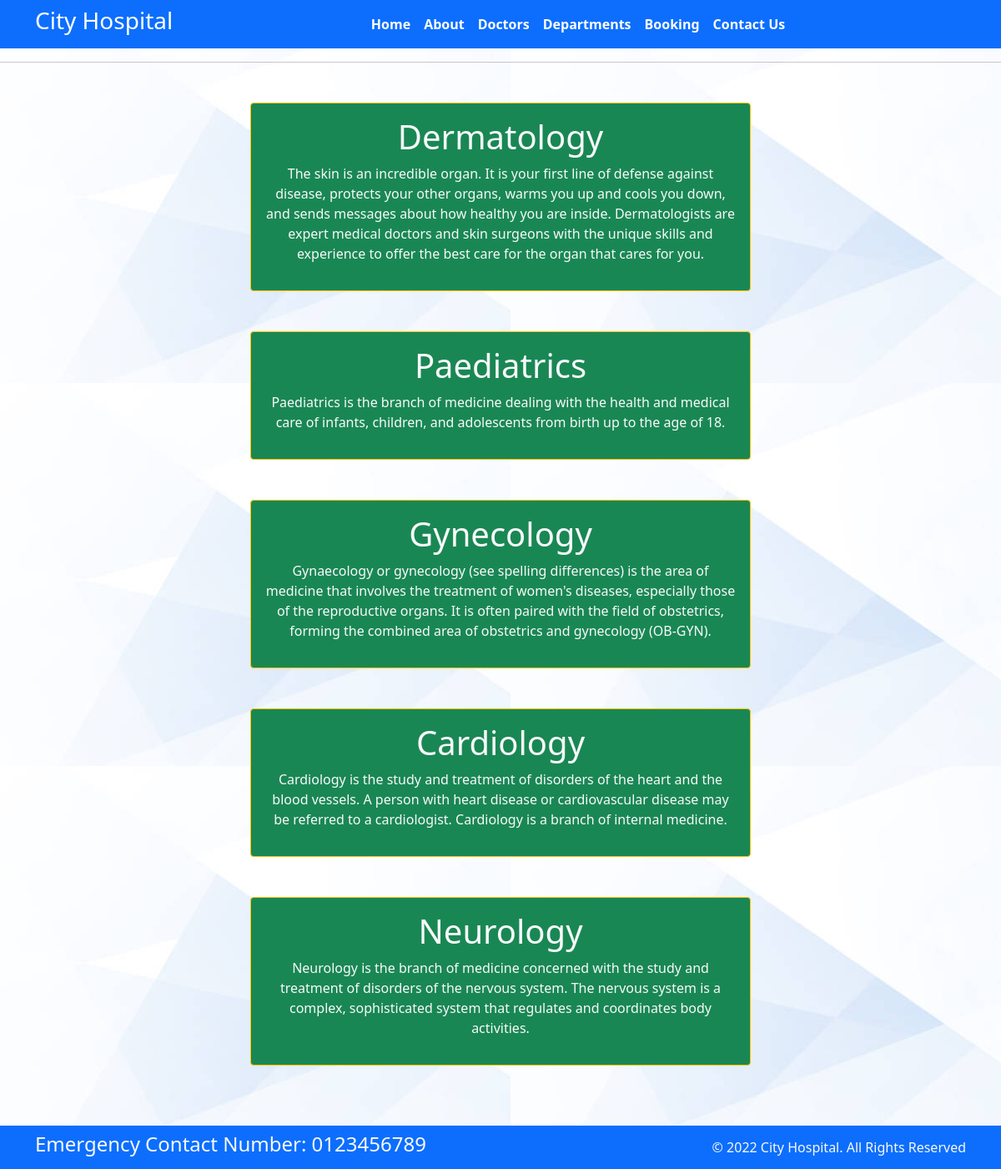
Screenshot of /department with the database file from the repository.
### home/models.py (models this page shows, shortened)
class Departments(models.Model):
    dep_name = models.CharField(max_length=100)
    dep_description = models.TextField()

### home/views.py (the view)
# urls.py: path('department', views.department, name='department'),
def department(request):
    dict_dept = {
        'dept': Departments.objects.all()
    }
    return render(request,'department.html', dict_dept)

### templates/department.html (shortened to what this page needs)
{% extends 'base.html' %}
{% block content %}
<hr>
{% for d in dept %}
<div class="mx-auto w-50 bg-success text-center text-light p-3 my-5 border border-warning rounded">
    <h1>{{d.dep_name}}</h1>
    <p>{{d.dep_description}}</p>
</div>
{% endfor %}
{% endblock %}

### rows the page displays
Departments: dep_name "Dermatology", dep_description "The skin is an incredible organ. It is your first line of defense against disease, protects your other organs, warms you up and cools you down, and sends messages about how healthy you are inside. Dermatologists are expert medical doctors and skin surgeons with the unique skills and experience to offer the best care for the organ that cares for you."
Departments: dep_name "Paediatrics", dep_description "Paediatrics is the branch of medicine dealing with the health and medical care of infants, children, and adolescents from birth up to the age of 18."
Departments: dep_name "Gynecology", dep_description "Gynaecology or gynecology (see spelling differences) is the area of medicine that involves the treatment of women's diseases, especially those of the reproductive organs. It is often paired with the field of obstetrics, forming the combined area of obstetrics and gynecology (OB-GYN)."
Departments: dep_name "Cardiology", dep_description "Cardiology is the study and treatment of disorders of the heart and the blood vessels. A person with heart disease or cardiovascular disease may be referred to a cardiologist. Cardiology is a branch of internal medicine."
Departments: dep_name "Neurology", dep_description "Neurology is the branch of medicine concerned with the study and treatment of disorders of the nervous system. The nervous system is a complex, sophisticated system that regulates and coordinates body activities."
